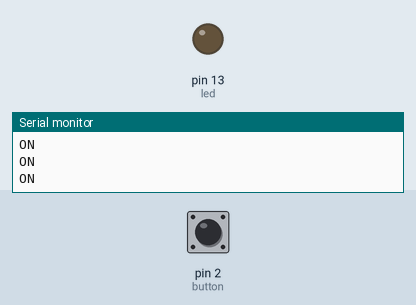
Bench run of a sketch on a simulated Arduino Uno, built with avr-gcc and run on an emulated ATmega328P. Parts: output pins drawn as LEDs (lit = HIGH), the last lines printed to the serial monitor. The inputs (shaded band) are chosen by the test bench; at power-on: pin 2 (button) HIGH.

Above: at 1.2 s.
1.3 s: pin 2 (button) pulled LOW for 0.15 s
At 2.5 s:
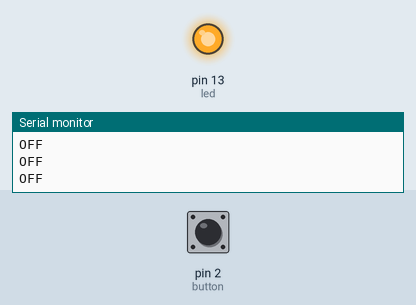
2.9 s: pin 2 (button) pulled LOW for 1 s
At 3.3 s:
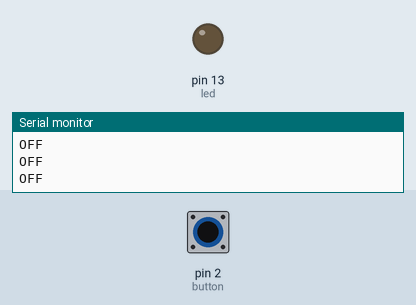
5.4 s: pin 2 (button) pulled LOW for 3.2 s
At 5.7 s:
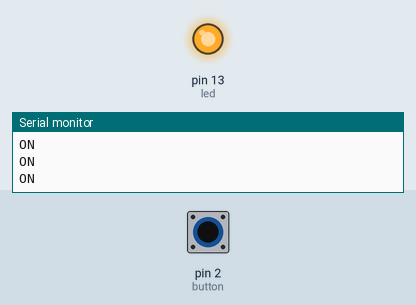
Timing chart, 0 to 8.4 s (numbered marks = the images above; inputs shaded):
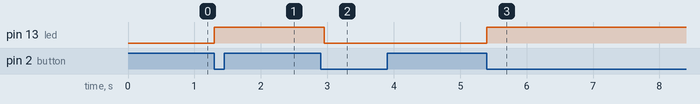

Measured:
- after the input at 1.3 s, pin 13 (led): LOW → HIGH at once
- after the input at 2.9 s, pin 13 (led): HIGH → LOW after 0.05 s
- after the input at 5.4 s, pin 13 (led): LOW → HIGH at once

The sketch:

Toggle.ino
```cpp
const int button = 2;
const int led = 13;
int status = false;

void setup(){
pinMode(led, OUTPUT);
pinMode(button, INPUT_PULLUP);
Serial.begin(9600);
}

void loop(){

if (digitalRead(button) == false) {
status = !status;
digitalWrite(led, status);
} while(digitalRead(button) == false);
delay(100);
if(status == true) {
  Serial.println("OFF");
  }
  else {
    Serial.println("ON");
    }
}
```
